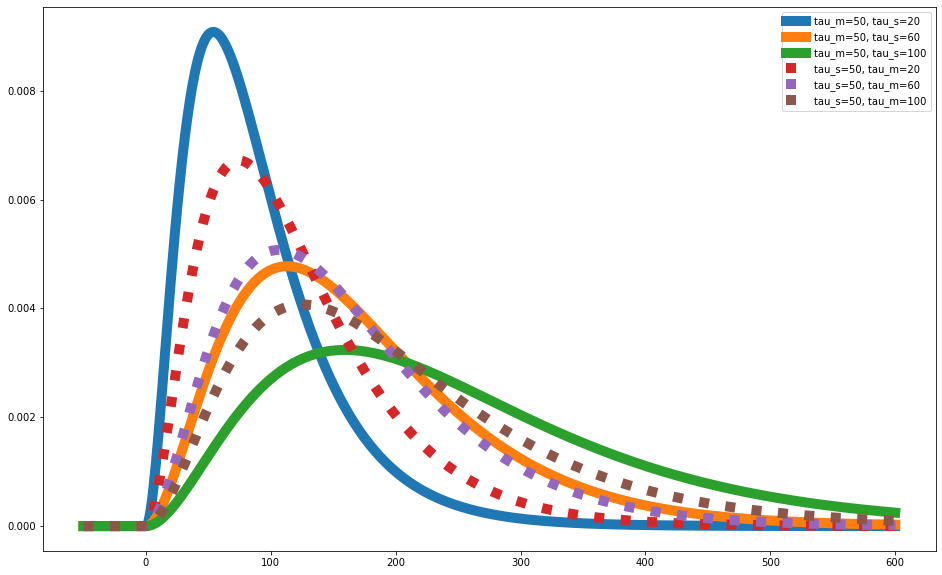

Write the Python code that produced this figure.
window_length = 600
# tau_p = 50
tau_m = 50
tau_s = 50
plt.figure(figsize=(16,10))
for tau_s in [20,60,100]:
    window_t = np.arange(-window_length,window_length+1,1)
    mem_k = 1/tau_m * np.exp(-window_t/(tau_m))*(window_t>=0) #+ -0.4* np.exp(window_t/(tau_m)) * (window_t<0)
    mem_k[window_length] *= 0.5
    psc_k = 1/tau_s * np.exp(-window_t/(tau_s))*(window_t>=0)
    psc_k[window_length] *= 0.5
    BP_k = np.convolve(mem_k, psc_k)[window_length:-window_length]
    BP_kk = np.convolve(psc_k, BP_k)[window_length:-window_length]
    
    # plt.plot(window_t, BP_k,label='BP kernel', lw=10)
    # plt.plot(window_t, BP_kk,label='BP s kernel', lw=10)
    calculated1 = (np.exp(-window_t/(tau_m))-np.exp(-window_t/(tau_s)))*(window_t>=0)/(tau_m-tau_s)
    calculated2 = tau_m/((tau_m-tau_s)**2) *(np.exp(-window_t/(tau_m))*(window_t>=0)-np.exp(-window_t/(tau_s))*(window_t>=0))-window_t/(tau_s*(tau_m-tau_s)) * np.exp(-window_t/(tau_s))*(window_t>=0)

    # plt.plot(window_t, calculated1,label='BP s kernel', lw=4)
    plt.plot(window_t[window_length-50:], calculated2[window_length-50:],label='tau_m=50, tau_s='+str(tau_s), lw=10)
tau_m = 50
tau_s = 50
for tau_m in [20,60,100]:
    window_t = np.arange(-window_length,window_length+1,1)
    mem_k = 1/tau_m * np.exp(-window_t/(tau_m))*(window_t>=0) #+ -0.4* np.exp(window_t/(tau_m)) * (window_t<0)
    mem_k[window_length] *= 0.5
    psc_k = 1/tau_s * np.exp(-window_t/(tau_s))*(window_t>=0)
    psc_k[window_length] *= 0.5
    BP_k = np.convolve(mem_k, psc_k)[window_length:-window_length]
    BP_kk = np.convolve(psc_k, BP_k)[window_length:-window_length]
    
    # plt.plot(window_t, BP_k,label='BP kernel', lw=10)
    # plt.plot(window_t, BP_kk,label='BP s kernel', lw=10)
    calculated1 = (np.exp(-window_t/(tau_m))-np.exp(-window_t/(tau_s)))*(window_t>=0)/(tau_m-tau_s)
    calculated2 = tau_m/((tau_m-tau_s)**2) *(np.exp(-window_t/(tau_m))*(window_t>=0)-np.exp(-window_t/(tau_s))*(window_t>=0))-window_t/(tau_s*(tau_m-tau_s)) * np.exp(-window_t/(tau_s))*(window_t>=0)

    # plt.plot(window_t, calculated1,label='BP s kernel', lw=4)
    plt.plot(window_t[window_length-50:], calculated2[window_length-50:],':',label='tau_s=50, tau_m='+str(tau_m), lw=10)
plt.legend()
    
